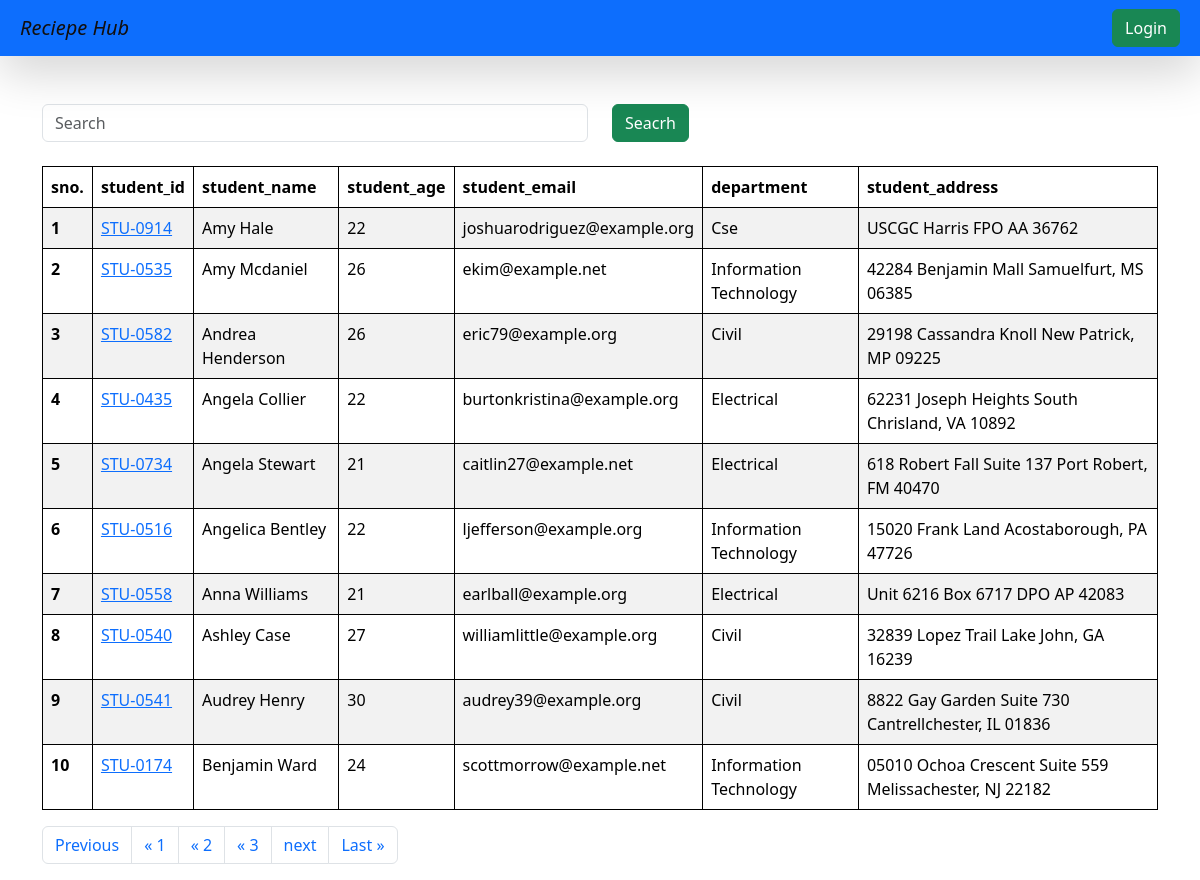
Screenshot of /students/?page=2 with the database file from the repository.
### vege/models.py (models this page shows, shortened)
class Student(models.Model):
    department = models.ForeignKey(Department,related_name="depart", on_delete=models.CASCADE)
    student_id = models.OneToOneField(StudentID, related_name="studentid", on_delete=models.SET_NULL, null=True)
    student_name= models.CharField(max_length= 100)
    student_email = models.EmailField(unique= True)
    student_age = models.IntegerField(default= 18)
    student_address = models.TextField()
    class Meta:
        ordering =['student_name']
        verbose_name ="student"

class StudentID(models.Model):
    student_id = models.CharField(max_length=100)
    def __str__(self) -> str:
        return self.student_id

class Department(models.Model):
    department = models.CharField(max_length=100)
    class Meta:
        ordering= ['department']

### vege/views.py (the view, shortened to what this page needs)
# urls.py: path('students/',get_student, name='get_student'),
def get_student(request):
    queryset= Student.objects.all()
    paginator = Paginator(queryset, 10)  # Show 25 contacts per page.
    page_number = request.GET.get("page",1)
    page_obj = paginator.get_page(page_number)
    return render(request, "report/students.html", {'queryset':page_obj})

### vege/templates/report/students.html
{% extends "base.html" %}
{% block start %}
<div class="container mt-5" >
    <form class="mb-4">
    <div class="row">
      <div class="col-md-6">
        <input class="form-control" name="search" placeholder="Search">
      </div>
      <div class="col-md-6">
        <button class="btn btn-success">Seacrh</button>
      </div>
    </div>
  </form>
    <table class="table table-striped">
        <thead>
          <tr>
            <th scope="col">sno.</th>
            <th scope="col">student_id</th>
            <th scope="col">student_name</th>
            <th scope="col">student_age</th>
            <th scope="col">student_email</th>
            <th scope="col">department</th>
            <th scope="col">student_address</th>
          </tr>
        </thead>
        <tbody>
            {% for student in queryset %}
          <tr>
            <th scope="row">{{forloop.counter}}</th>
            <td>
              <a href="{% url 'see_marks' student.student_id %}">
                {{student.student_id}}
              </a>
              </td>
            <td>{{student.student_name}}</td>
            <td>{{student.student_age}}</td>
            <td>{{student.student_email}}</td>
            <td>{{student.department.department}}</td>
            <td>{{student.student_address}}</td>
          </tr>
             {% endfor %}
            </tbody>
    </table>
             <div class="pagination">
                <nav aria-label="Page navigation example">
                <ul class="pagination justify-content-center">
                    {% if queryset.has_previous %}
                        <li class="page-item"><a class="page-link" class="page-link" href="?page={{ queryset.previous_page_number }}">Previous</a></li>
                        <li class="page-item"><a class="page-link" class="page-link" href="?page=1">&laquo; 1</a></li>
                        <li class="page-item"><a class="page-link" class="page-link" href="?page=2">&laquo; 2</a></li>
                        <li class="page-item"><a class="page-link" class="page-link" href="?page=3">&laquo; 3</a></li>
                    {% endif %}
                    {% if queryset.has_next %}
                        <li class="page-item"><a class="page-link" href="?page={{ queryset.next_page_number }}">next</a></li>
                        <li class="page-item"><a class="page-link" href="?page={{ queryset.paginator.num_pages }}">Last &raquo;</a></li>
                    {% endif %}
                </ul>
                </nav>
            </div>
          </div>
{% endblock %}

### home/templates/base.html (style rules this page uses)
table, th, td { border: 1px solid black; }

### rows the page displays
Student: student_id "STU-0914", student_name "Amy Hale", student_age "22", student_email "joshuarodriguez@example.org", department.department "Cse", student_address "USCGC Harris FPO AA 36762"
Student: student_id "STU-0535", student_name "Amy Mcdaniel", student_age "26", student_email "ekim@example.net", department.department "Information Technology", student_address "42284 Benjamin Mall Samuelfurt, MS 06385"
Student: student_id "STU-0582", student_name "Andrea Henderson", student_age "26", student_email "eric79@example.org", department.department "Civil", student_address "29198 Cassandra Knoll New Patrick, MP 09225"
Student: student_id "STU-0435", student_name "Angela Collier", student_age "22", student_email "burtonkristina@example.org", department.department "Electrical", student_address "62231 Joseph Heights South Chrisland, VA 10892"
Student: student_id "STU-0734", student_name "Angela Stewart", student_age "21", student_email "caitlin27@example.net", department.department "Electrical", student_address "618 Robert Fall Suite 137 Port Robert, FM 40470"
Student: student_id "STU-0516", student_name "Angelica Bentley", student_age "22", student_email "ljefferson@example.org", department.department "Information Technology", student_address "15020 Frank Land Acostaborough, PA 47726"
Student: student_id "STU-0558", student_name "Anna Williams", student_age "21", student_email "earlball@example.org", department.department "Electrical", student_address "Unit 6216 Box 6717 DPO AP 42083"
Student: student_id "STU-0540", student_name "Ashley Case", student_age "27", student_email "williamlittle@example.org", department.department "Civil", student_address "32839 Lopez Trail Lake John, GA 16239"
Student: student_id "STU-0541", student_name "Audrey Henry", student_age "30", student_email "audrey39@example.org", department.department "Civil", student_address "8822 Gay Garden Suite 730 Cantrellchester, IL 01836"
Student: student_id "STU-0174", student_name "Benjamin Ward", student_age "24", student_email "scottmorrow@example.net", department.department "Information Technology", student_address "05010 Ochoa Crescent Suite 559 Melissachester, NJ 22182"
